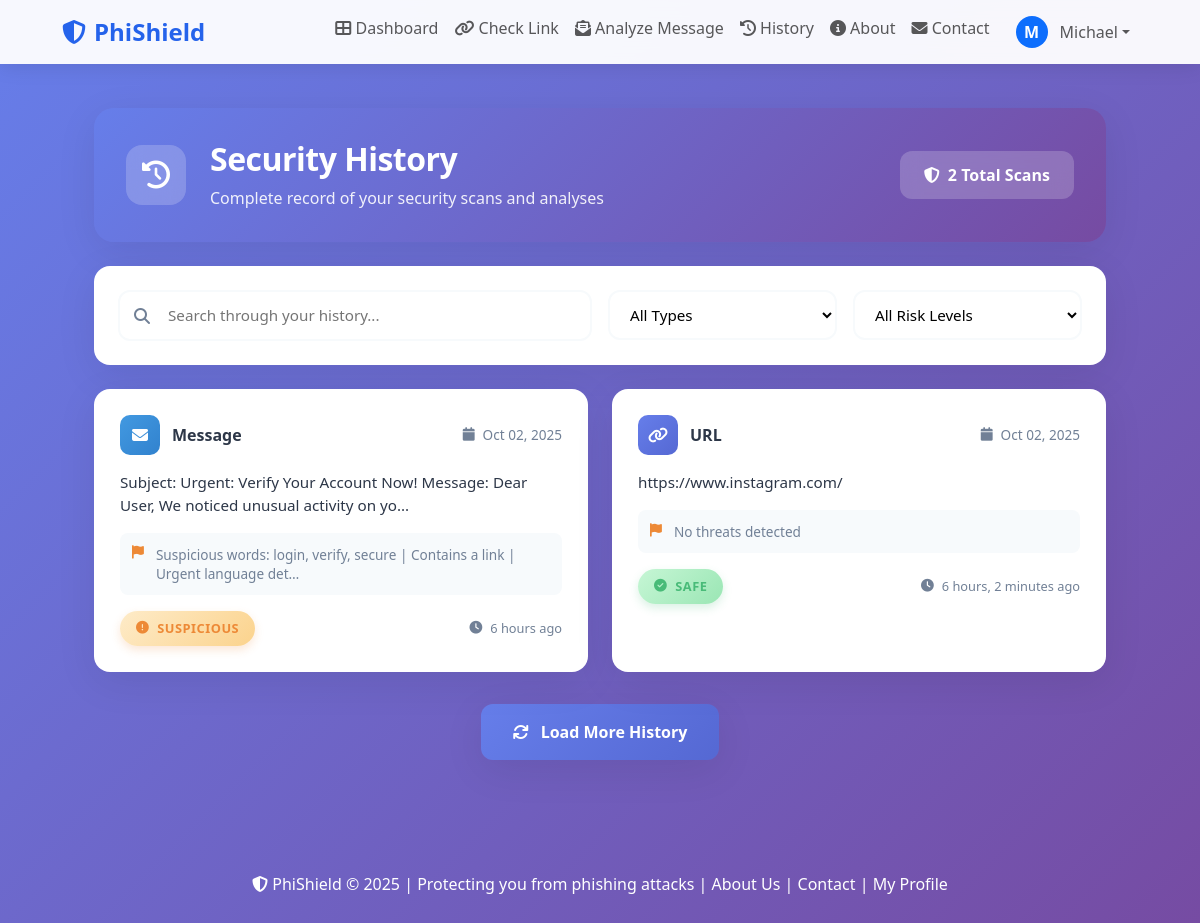
The app's page /history/ (signed in) with its own data.
### phishield/models.py (models this page shows, shortened)
class SuspiciousMessage(models.Model):
    user = models.ForeignKey(User, on_delete=models.CASCADE, null=True, blank=True)
    message = models.TextField()
    is_suspicious = models.BooleanField(default=False)
    risk_level = models.CharField(max_length=20, default='safe')
    flags = models.TextField(blank=True, null=True)
    date_checked = models.DateTimeField(auto_now_add=True)
    class Meta:
        ordering = ['-date_checked']
        verbose_name = 'Suspicious Message'
        verbose_name_plural = 'Suspicious Messages'

class SuspiciousLink(models.Model):
    user = models.ForeignKey(User, on_delete=models.CASCADE, null=True, blank=True)
    url = models.URLField(max_length=500)
    is_suspicious = models.BooleanField(default=False)
    risk_level = models.CharField(max_length=20, default='safe')
    flags = models.TextField(blank=True, null=True)
    date_checked = models.DateTimeField(auto_now_add=True)
    class Meta:
        ordering = ['-date_checked']
        verbose_name = 'Suspicious Link'
        verbose_name_plural = 'Suspicious Links'

### phishield/views.py (the view)
# urls.py: path("history/", views.history, name="history"),
@login_required
def history(request):
    links = SuspiciousLink.objects.filter(user=request.user).order_by("-date_checked")
    user_messages = SuspiciousMessage.objects.filter(user=request.user).order_by("-date_checked")
    history_data = []
    for link in links:
        history_data.append({
            "type": "URL",
            "content": link.url,
            "risk_level": link.risk_level,
            "flags": link.flags,
            "date_checked": link.date_checked
        })
    for msg in user_messages:
        history_data.append({
            "type": "Message",
            "content": msg.message[:100] + "..." if len(msg.message) > 100 else msg.message,
            "risk_level": msg.risk_level,
            "flags": msg.flags,
            "date_checked": msg.date_checked
        })
    history_data.sort(key=lambda x: x["date_checked"], reverse=True)
    logger.info(f"History accessed by: {request.user.username}")
    return render(request, "phishield/history.html", {"history": history_data})

### phishield/templates/phishield/history.html (shortened to what this page needs)
{% extends 'phishield/base.html' %}
{% block content %}
<div class="history-container">
    <div class="history-header mb-4">
        <div class="header-content">
            <div class="header-icon">
                <i class="fas fa-history"></i>
            </div>
            <div>
                <h1 class="header-title">Security History</h1>
                <p class="header-subtitle">Complete record of your security scans and analyses</p>
            </div>
        </div>
        <div class="header-stats">
            <div class="stat-badge">
                <i class="fas fa-shield-alt"></i>
                {{ history|length }} Total Scans
            </div>
        </div>
    </div>
    <div class="history-filters mb-4">
        <div class="row g-3">
            <div class="col-md-6">
                <div class="search-box">
                    <i class="fas fa-search"></i>
                    <input type="text" id="historySearch" placeholder="Search through your history...">
                </div>
            </div>
            <div class="col-md-3">
                <select class="filter-select" id="typeFilter">
                    <option value="">All Types</option>
                </select>
            </div>
            <div class="col-md-3">
                <select class="filter-select" id="riskFilter">
                    <option value="">All Risk Levels</option>
                </select>
            </div>
        </div>
    </div>
    {% if history %}
    <div class="history-grid">
        {% for entry in history %}
        <div class="history-card" data-type="{{ entry.type }}" data-risk="{{ entry.risk_level }}">
            <div class="card-header">
                <div class="card-type">
                    <div class="type-icon type-{{ entry.type|lower }}">
                        <i class="fas fa-{% if entry.type == 'URL' %}link{% else %}envelope{% endif %}"></i>
                    </div>
                    <span class="type-text">{{ entry.type }}</span>
                </div>
                <div class="card-date">
                    <i class="fas fa-calendar"></i>
                    {{ entry.date_checked|date:"M d, Y" }}
                </div>
            </div>
            <div class="card-content">
                <p class="content-preview">{{ entry.content|truncatechars:120 }}</p>
            </div>
            <div class="card-flags">
                {% if entry.flags %}
                <div class="flags-container">
                    <i class="fas fa-flag"></i>
                    <span class="flags-text">{{ entry.flags|truncatechars:80 }}</span>
                </div>
                {% endif %}
            </div>
            <div class="card-footer">
                <div class="risk-indicator">
                    <span class="risk-badge-modern risk-{{ entry.risk_level }}">
                        <i class="fas fa-{% if entry.risk_level == 'dangerous' %}exclamation-triangle{% elif entry.risk_level == 'suspicious' %}exclamation-circle{% else %}check-circle{% endif %}"></i>
                        {{ entry.risk_level|upper }}
                    </span>
                </div>
                <div class="time-indicator">
                    <i class="fas fa-clock"></i>
                    {{ entry.date_checked|timesince }} ago
                </div>
            </div>
            <div class="card-hover-effect"></div>
        </div>
        {% endfor %}
    </div>
    <div class="load-more-container">
        <button class="load-more-btn">
            <i class="fas fa-sync"></i>
            Load More History
        </button>
    </div>
    {% endif %}
</div>
{% endblock %}

### phishield/templates/phishield/base.html (shortened to what this page needs)
<!DOCTYPE html>
<html lang="en">
<head>
    <link href="https://cdn.jsdelivr.net/npm/bootstrap@5.3.0/dist/css/bootstrap.min.css" rel="stylesheet">
    <link rel="stylesheet" href="https://cdnjs.cloudflare.com/ajax/libs/font-awesome/6.4.0/css/all.min.css">
</head>
<body>
    <nav class="navbar navbar-expand-lg fixed-top">
        <div class="container">
            <a class="navbar-brand" href="{% url 'phishield:index' %}">
                <i class="fas fa-shield-alt"></i>PhiShield
            </a>
            <div class="collapse navbar-collapse" id="navbarNav">
                <ul class="navbar-nav ms-auto">
                    {% if user.is_authenticated %}
                        <li class="nav-item">
                            <a class="nav-link" href="{% url 'phishield:dashboard' %}">
                                <i class="fas fa-th-large"></i> Dashboard
                            </a>
                        </li>
                        <li class="nav-item">
                            <a class="nav-link" href="{% url 'phishield:check_link' %}">
                                <i class="fas fa-link"></i> Check Link
                            </a>
                        </li>
                        <li class="nav-item">
                            <a class="nav-link" href="{% url 'phishield:analyze_message' %}">
                                <i class="fas fa-envelope-open-text"></i> Analyze Message
                            </a>
                        </li>
                        <li class="nav-item">
                            <a class="nav-link" href="{% url 'phishield:history' %}">
                                <i class="fas fa-history"></i> History
                            </a>
                        </li>
                        <li class="nav-item">
                            <a class="nav-link" href="{% url 'phishield:about_us' %}">
                                <i class="fas fa-info-circle"></i> About
                            </a>
                        </li>
                        <li class="nav-item">
                            <a class="nav-link" href="{% url 'phishield:contact' %}">
                                <i class="fas fa-envelope"></i> Contact
                            </a>
                        </li>
                        <li class="nav-item dropdown user-dropdown">
                            <a class="nav-link dropdown-toggle d-flex align-items-center" href="#" id="userDropdown" role="button" data-bs-toggle="dropdown" aria-expanded="false">
                                {% if user.profile.profile_picture %}
                                    <img src="{{ user.profile.profile_picture.url }}" alt="Profile" class="user-avatar">
                                {% else %}
                                    <div class="user-avatar bg-primary d-flex align-items-center justify-content-center text-white fw-bold">
                                        {{ user.username|first|upper }}
                                    </div>
                                {% endif %}
                                <span class="ms-1">{{ user.username }}</span>
                            </a>
                        </li>
                    {% endif %}
                </ul>
            </div>
        </div>
    </nav>
    <div class="container">
        {% block content %}{% endblock %}
    </div>
    <footer>
        <p>
            <i class="fas fa-shield-alt"></i> PhiShield &copy; 2025 |
            Protecting you from phishing attacks |
            <a href="{% url 'phishield:about_us' %}" class="text-white text-decoration-none">About Us</a> |
            <a href="{% url 'phishield:contact' %}" class="text-white text-decoration-none">Contact</a>
            {% if user.is_authenticated %}
                | <a href="{% url 'phishield:profile' %}" class="text-white text-decoration-none">My Profile</a>
            {% endif %}
        </p>
    </footer>
</body>
</html>

### phishield/templates/phishield/base.html (style rules this page uses)
:root { --primary-color: #2563eb; --danger-color: #dc2626; --warning-color: #f59e0b; --success-color: #10b981; }
body { padding-top: 76px; background: linear-gradient(135deg, #667eea 0%, #764ba2 100%); min-height: 100vh; font-family: 'Segoe UI', Tahoma, Geneva, Verdana, sans-serif; }
.navbar { background: rgba(255, 255, 255, 0.95) !important; backdrop-filter: blur(10px); box-shadow: 0 2px 20px rgba(0,0,0,0.1); }
.navbar-brand { font-weight: 700; font-size: 1.5rem; color: var(--primary-color) !important; }
.navbar-brand i { margin-right: 8px; }
.container { max-width: 1100px; }
.risk-safe { background: #d1fae5; color: #065f46; }
.risk-suspicious { background: #fef3c7; color: #92400e; }
footer { text-align: center; padding: 30px; color: white; margin-top: 50px; }
.user-dropdown { margin-left: 10px; }
.user-avatar { width: 32px; height: 32px; border-radius: 50%; object-fit: cover; margin-right: 8px; }

### records on screen
SuspiciousMessage: date_checked "Oct 02, 2025", flags "Suspicious words: login, verify, secure | Contains a link | Urgent language det…", risk_level "SUSPICIOUS", date_checked "6 hours"
SuspiciousLink: date_checked "Oct 02, 2025", content "https://www.instagram.com/", flags "No threats detected", risk_level "SAFE", date_checked "6 hours, 2 minutes"

### other values on screen
{{ user.username|first|upper }} "M"
{{ user.username }} "Michael"
{{ history|length }} "2"
{{ entry.type }} "Message" "URL"
{{ entry.content|truncatechars:120 }} "Subject: Urgent: Verify Your Account Now! Message: Dear User, We noticed unusual activity on yo..."
